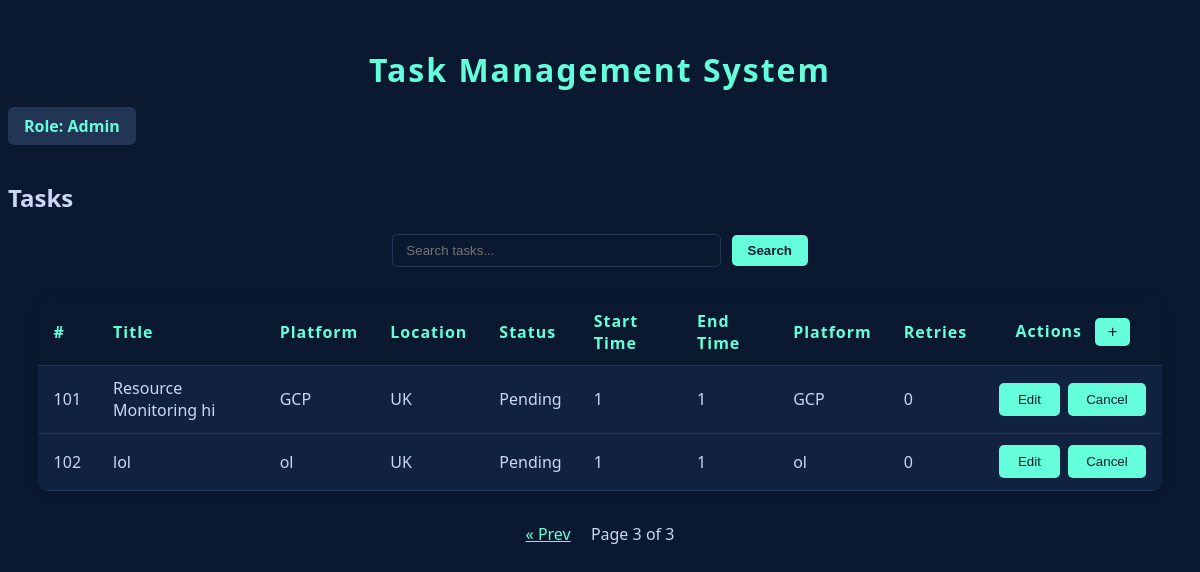
The app's page /tasks/?search=&page=3 (signed in) with its own data.
### main/models.py (models this page shows, shortened)
class Task(models.Model):
    title = models.CharField(max_length=100, default="System Update")
    platform = models.CharField(max_length=100)
    location = models.CharField(max_length=100)
    status = models.CharField(max_length=50)
    start_time = models.CharField(max_length=100)
    end_time = models.CharField(max_length=100, null=True, blank=True)
    retries = models.IntegerField(default=0)

### main/views.py (the view, shortened to what this page needs)
# urls.py: path('tasks/', views.task_list, name='task_list'),
@login_required
def task_list(request):
    search = request.GET.get('search', '').strip()
    tasks = Task.objects.all()
    paginator = Paginator(tasks, 50)
    page_number = request.GET.get('page', 1)
    page_obj = paginator.get_page(page_number)
    return render(request, 'main/task_system.html', {
        'tasks': page_obj.object_list,
        'page_obj': page_obj,
        'search': search,
    })

### main/templates/main/task_system.html (shortened to what this page needs)
<!DOCTYPE html>
<html>
<head>
</head>
<body>
    <h1 style="text-align:center; color:#64ffda; margin-top:1.5em; margin-bottom:0.5em; letter-spacing:2px;">
        Task Management System
    </h1>
    <div class="role-box">
        Role: {{ user.is_superuser|yesno:"Admin,User" }}
    </div>
    <h2>Tasks</h2>
    <form method="get" action="{% url 'task_list' %}" style="text-align:center; margin-bottom:1.5em;">
        <input
            type="text"
            name="search"
            value="{{ search|default:'' }}"
            placeholder="Search tasks..."
            style="padding:0.6em 1em; border-radius:5px; border:1px solid #233554; background:#0a192f; color:#ccd6f6; width:300px;"
            autofocus
        >
        <button type="submit" style="background:#64ffda; color:#0a192f; font-weight:600; border-radius:5px; border:none; padding:0.6em 1.2em; margin-left:0.5em;">Search</button>
    </form>
    <table>
        <thead>
            <tr>
                <th>#</th>
                <th>Title</th>
                <th>Platform</th>
                <th>Location</th>
                <th>Status</th>
                <th>Start Time</th>
                <th>End Time</th>
                <th>Platform</th>
                <th>Retries</th>
                <th style="text-align:center;">
                    Actions
                    {% if user.is_superuser %}
                        <a href="{% url 'add_task' %}" style="margin-left:0.5em;">
                            <button type="button" style="padding:0.3em 0.8em; font-size:1em;">+</button>
                        </a>
                    {% endif %}
                </th>
            </tr>
        </thead>
        <tbody id="task-table-body">
            {% for task in tasks %}
            <tr id="data-row-{{ task.id }}" class="data-row">
                <td>{{ forloop.counter0|add:page_obj.start_index }}</td>
                <td>{{ task.title }}</td>
                <td>{{ task.platform }}</td>
                <td>{{ task.location }}</td>
                <td>{{ task.status }}</td>
                <td>{{ task.start_time }}</td>
                <td>{{ task.end_time }}</td>
                <td>{{ task.platform }}</td>
                <td>{{ task.retries }}</td>
                <td>
                    <div class="action-btns">
                        {% if user.is_superuser %}
                            <button type="button" onclick="showEditForm({{ task.id }})">Edit</button>
                            <form action="{% url 'cancel_task' task.id %}" method="post" style="display:inline;" onsubmit="return confirm('Are you sure you want to cancel this task?');">
                                <button type="submit">Cancel</button>
                            </form>
                        {% else %}
                            <button disabled title="Read only">Edit</button>
                            <button disabled title="Read only">Cancel</button>
                        {% endif %}
                    </div>
                </td>
            </tr>
            {% endfor %}
        </tbody>
    </table>
    <div style="text-align:center; margin: 2em 0;">
        <div class="pagination" style="display:inline-block;">
            {% if page_obj.has_previous %}
                <a href="?search={{ search }}&page={{ page_obj.previous_page_number }}" style="color:#64ffda; margin-right:1em;">&laquo; Prev</a>
            {% endif %}
            <span style="color:#ccd6f6;">Page {{ page_obj.number }} of {{ page_obj.paginator.num_pages }}</span>
        </div>
    </div>
</body>
</html>

### main/templates/main/task_system.html (style rules this page uses)
body { background: #0a192f; color: #ccd6f6; font-family: 'Segoe UI', Arial, sans-serif; }
table { width: 95%; margin: 2em auto; border-collapse: collapse; background: #112240; border-radius: 10px; overflow: hidden; box-shadow: 0 2px 8px rgba(10,25,47,0.3); }
th, td { padding: 0.7em 1em; border-bottom: 1px solid #233554; text-align: left; }
th { background: #0a192f; color: #64ffda; font-weight: 600; letter-spacing: 1px; }
.role-box { background: #233554; color: #64ffda; padding: 0.5em 1em; border-radius: 6px; margin-bottom: 1em; display: inline-block; font-weight: bold; }
button { background: #64ffda; color: #0a192f; border: none; padding: 0.7em 1.4em; border-radius: 5px; cursor: pointer; }
.action-btns { display: flex; gap: 0.5em; }

### records on screen
Task: title "Resource Monitoring hi", platform "GCP", location "UK", status "Pending", start_time "1", end_time "1", retries "0"
Task: title "lol", platform "ol", location "UK", status "Pending", start_time "1", end_time "1", retries "0"

### other values on screen
{{ user.is_superuser|yesno:"Admin,User" }} "Admin"
{{ page_obj.number }} "3"
{{ page_obj.paginator.num_pages }} "3"
